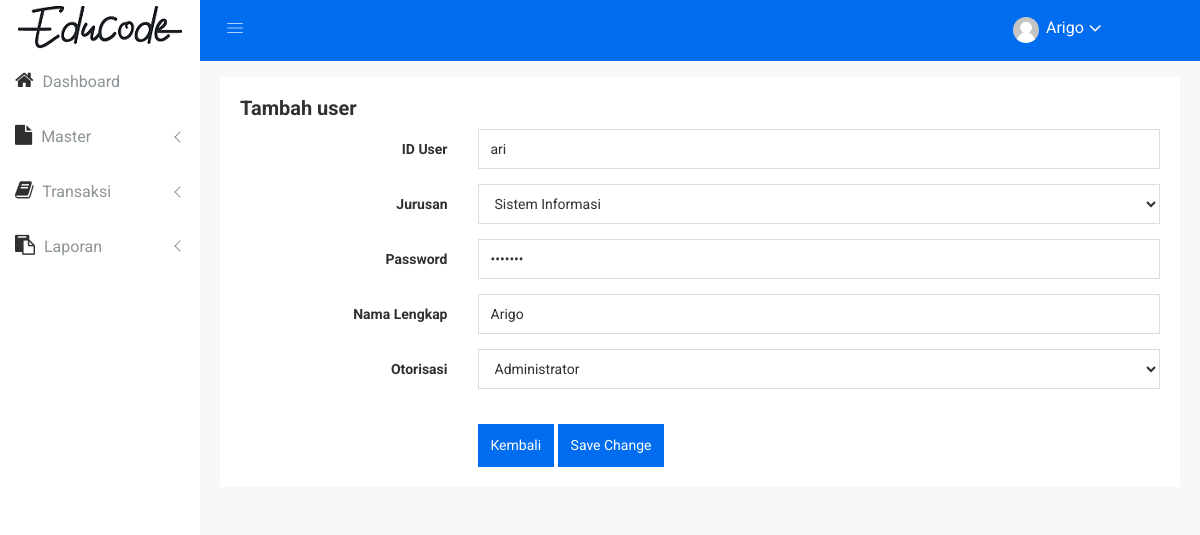
Screenshot of /index.php?page=user-edit&id_user=ari (signed in) with the database file from the repository.
### tables this page shows
CREATE TABLE IF NOT EXISTS `tb_user` (
  `id_user` varchar(45) NOT NULL,
  `id_jurusan` int(11) DEFAULT NULL,
  `password` varchar(45) DEFAULT NULL,
  `nama` varchar(45) DEFAULT NULL,
  `otorisasi` varchar(45) DEFAULT NULL
);

CREATE TABLE IF NOT EXISTS `tb_jurusan` (
`id_jurusan` int(11) NOT NULL,
  `nama_jurusan` varchar(45) DEFAULT NULL
);

### page/user-edit.php (the view, shortened to what this page needs)
<?php
	$id_user = $_GET['id_user'];
	$r = $con->query("SELECT * FROM tb_user WHERE id_user = '$id_user'");
	foreach ($r as $rr) {
        $id_user = $rr['id_user'];
?>
<div class="row" style="padding: 20px;">
    <div class="col-lg-12 col-md-12 col-sm-12 col-xs-12">
        <div class="sparkline12-list">
            <div class="sparkline12-hd">
                <div class="main-sparkline12-hd">
                    <h1>Tambah user</h1>
                </div>
            </div>
            <div class="sparkline12-graph">
                <div class="basic-login-form-ad">
                    <div class="row">
                        <div class="col-lg-12 col-md-12 col-sm-12 col-xs-12">
                            <div class="all-form-element-inner">
                                <form  action="controller/act-user-edit.php?id_user=<?php echo $id_user; ?>" method="POST">
                                    <div class="form-group-inner">
                                        <div class="row">
                                            <div class="col-lg-3 col-md-3 col-sm-3 col-xs-12">
                                                <label class="login2 pull-right pull-right-pro">ID User</label>
                                            </div>
                                            <div class="col-lg-9 col-md-9 col-sm-9 col-xs-12">
                                                <input name="id_user" type="text" class="form-control" value="<?php echo $rr['id_user'];?>" />
                                            </div>
                                        </div>
                                    </div>
                                    <div class="form-group-inner">
                                        <div class="row">
                                            <div class="col-lg-3 col-md-3 col-sm-3 col-xs-12">
                                                <label class="login2 pull-right pull-right-pro">Jurusan</label>
                                            </div>
                                            <div class="col-lg-9 col-md-9 col-sm-9 col-xs-12">
                                                <div class="form-select-list">
                                                    <select class="form-control custom-select-value" name="id_jurusan">
                                                        <?php
                                                            $t = $con->query("SELECT * FROM tb_jurusan");
                                                            foreach ($t as $tt) {
                                                        ?>
                                                            <option value="<?php echo $tt['id_jurusan'];?>" <?php if($rr['id_jurusan']==$tt['id_jurusan']){echo "selected"; } ?>><?php echo $tt['nama_jurusan'];?></option>
                                                        <?php
                                                            }
                                                        ?>
                                                    </select>
                                                </div>
                                            </div>
                                        </div>
                                    </div>
                                    <div class="form-group-inner">
                                        <div class="row">
                                            <div class="col-lg-3 col-md-3 col-sm-3 col-xs-12">
                                                <label class="login2 pull-right pull-right-pro">Password</label>
                                            </div>
                                            <div class="col-lg-9 col-md-9 col-sm-9 col-xs-12">
                                                <input name="password" type="password" class="form-control" value="<?php echo $rr['password'];?>" />
                                            </div>
                                        </div>
                                    </div>
                                    <div class="form-group-inner">
                                        <div class="row">
                                            <div class="col-lg-3 col-md-3 col-sm-3 col-xs-12">
                                                <label class="login2 pull-right pull-right-pro">Nama Lengkap</label>
                                            </div>
                                            <div class="col-lg-9 col-md-9 col-sm-9 col-xs-12">
                                                <input name="nama" type="text" class="form-control" value="<?php echo $rr['nama'];?>" />
                                            </div>
                                        </div>
                                    </div>
                                    <div class="form-group-inner">
                                        <div class="row">
                                            <div class="col-lg-3 col-md-3 col-sm-3 col-xs-12">
                                                <label class="login2 pull-right pull-right-pro">Otorisasi</label>
                                            </div>
                                            <div class="col-lg-9 col-md-9 col-sm-9 col-xs-12">
                                                <div class="form-select-list">
                                                    <select class="form-control custom-select-value" name="otorisasi">
                                                        <option value="Administrator" <?php if($rr['otorisasi'] == "Administrator"){echo "selected";}?>>Administrator</option>
                                                    </select>
                                                </div>
                                            </div>
                                        </div>
                                    </div>
                                    <div class="form-group-inner">
                                        <div class="login-btn-inner">
                                            <div class="row">
                                                <div class="col-lg-3"></div>
                                                <div class="col-lg-9">
                                                    <div class="login-horizental cancel-wp pull-left form-bc-ele">
                                                        <a href="index.php?page=user" class="btn btn-sm btn-primary login-submit-cs">Kembali</a>
                                                        <button class="btn btn-sm btn-primary login-submit-cs" type="submit">Save Change</button>
                                                    </div>
                                                </div>
                                            </div>
                                        </div>
                                    </div>
                                </form>
                            </div>
                        </div>
                    </div>
                </div>
            </div>
        </div>
    </div>
</div>
<?php
    }
?>

### assets-admin/css/main.css (style rules this page uses)
html { color: #222; font-size: 1em; line-height: 1.4; }

### rows the page displays
tb_user: id_user "ari", id_jurusan "Sistem Informasi", nama "Arigo", otorisasi "Administrator"

### other values shown
$_SESSION['nama'] "Arigo"
